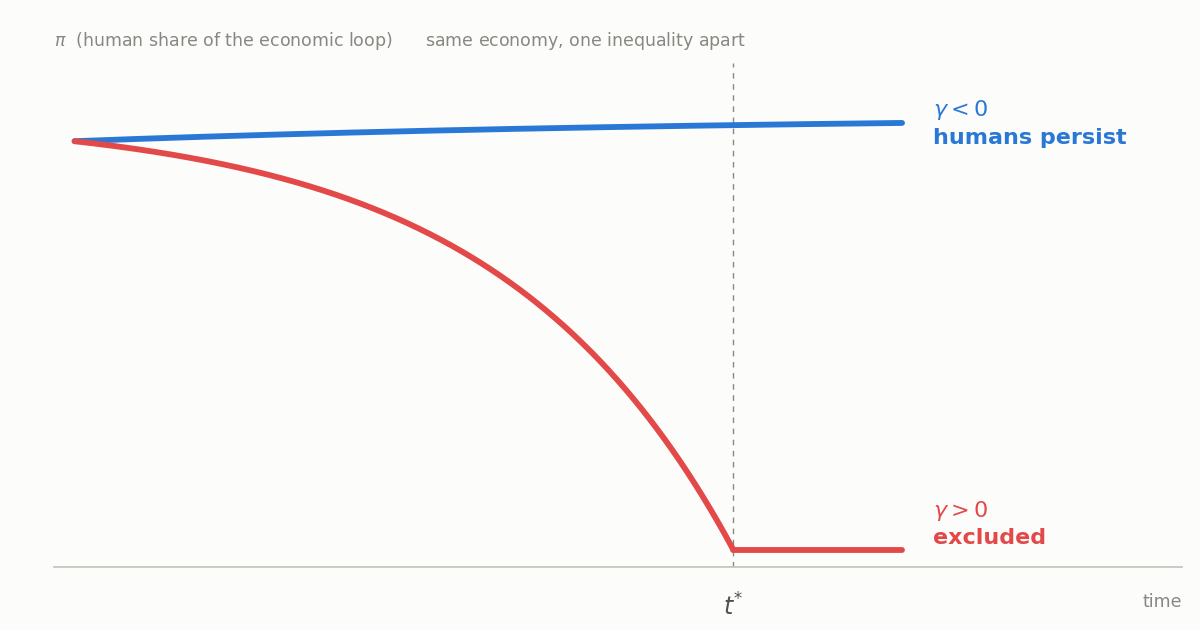

Reproduce this figure in Python.
"""Cover image for the AF post: two fates of pi(t), one inequality apart.

Interior regime under free entry (A5): pi(t) = 1 - (La0/Lbar) * exp(gamma * t),
zero after t* = ln(Lbar/La0) / gamma. Same object as figure F1, stylized.
Regenerate with: python cover.py  (writes cover.png, 1200x630)
"""

import numpy as np
import matplotlib.pyplot as plt

# palette: validated categorical pair on light surface (CVD dE 74.6)
SURFACE = "#fcfcfb"
BLUE = "#2a78d6"
RED = "#e34948"
INK2 = "#52514e"
MUTED = "#898781"
BASELINE = "#c3c2b7"

plt.rcParams.update({
    "font.family": "sans-serif",
    "font.sans-serif": ["DejaVu Sans"],
})

RATIO = 0.06                          # La(0) / Lbar
T_STAR = 16.0
G_POS = np.log(1 / RATIO) / T_STAR    # ~0.176
G_NEG = -0.06
T_END = T_STAR + 4.5


def pi(t, gamma):
    return np.clip(1 - RATIO * np.exp(gamma * t), 0, 1)


fig, ax = plt.subplots(figsize=(12, 6.3), dpi=100)
fig.patch.set_facecolor(SURFACE)
ax.set_facecolor(SURFACE)
for s in ("top", "right", "left"):
    ax.spines[s].set_visible(False)
ax.spines["bottom"].set_color(BASELINE)
ax.spines["bottom"].set_linewidth(1.2)
ax.set_yticks([])
ax.set_xticks([])
ax.set_ylim(-0.04, 1.12)
ax.set_xlim(-0.5, T_END + 6.4)        # room for end labels

t_neg = np.linspace(0, T_END - 0.4, 600)
ax.plot(t_neg, pi(t_neg, G_NEG), color=BLUE, lw=4.2, zorder=3,
        solid_capstyle="round")

t_pos = np.linspace(0, T_STAR, 600)
ax.plot(t_pos, pi(t_pos, G_POS), color=RED, lw=4.2, zorder=3,
        solid_capstyle="round")
ax.plot([T_STAR, T_END - 0.4], [0, 0], color=RED, lw=4.2, zorder=3,
        solid_capstyle="round")

ax.axvline(T_STAR, color=MUTED, lw=1.0, ls=(0, (4, 4)), zorder=2)
ax.text(T_STAR, -0.10, r"$t^{*}$", color=INK2, fontsize=17,
        ha="center", va="top", clip_on=False)

# direct labels at line ends (identity never color-alone)
ax.text(T_END + 0.35, pi(T_END - 0.4, G_NEG),
        "$\\gamma < 0$\nhumans persist",
        color=BLUE, fontsize=16, va="center", fontweight="bold",
        linespacing=1.35)
ax.text(T_END + 0.35, 0.06, "$\\gamma > 0$\nexcluded",
        color=RED, fontsize=16, va="center", fontweight="bold",
        linespacing=1.35)

ax.text(-0.5, 1.145,
        r"$\pi$  (human share of the economic loop)"
        "      same economy, one inequality apart",
        color=MUTED, fontsize=12.5, va="bottom")
ax.text(T_END + 6.4, -0.10, "time", color=MUTED, fontsize=12.5,
        ha="right", va="top", clip_on=False)

fig.subplots_adjust(left=0.045, right=0.985, top=0.90, bottom=0.10)
fig.savefig("cover.png", dpi=100, facecolor=SURFACE)
print("cover.png written, t* =", T_STAR, "gamma+ =", round(G_POS, 3))
